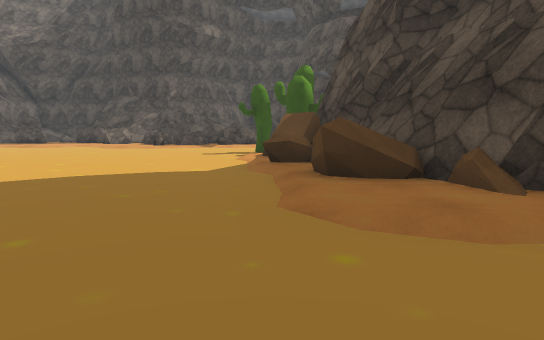
[1] (above)

24 first-person views from a walk through a 3-D level made in the Unity game engine. The camera is 1.2 m above the floor, tilts 6° down and sees 75° across. The floor is counted in squares, 2 m on a side. Each view is taken from the middle of a square. On the plan, view 1 faces up. The plan holds only what a view shows up to about 10 squares ahead; the rest is blank. The place goes on beyond the plan. The player character is not drawn. Some animated figures are left out. Some surface patterns are stand-ins.

[2]
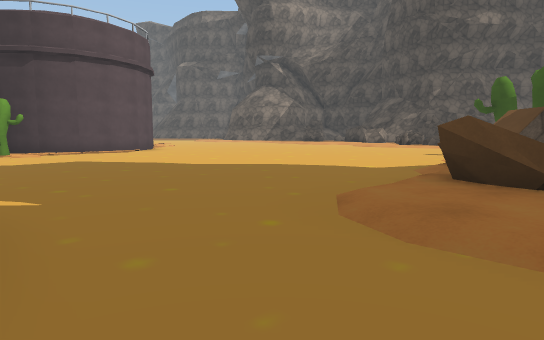

[3]
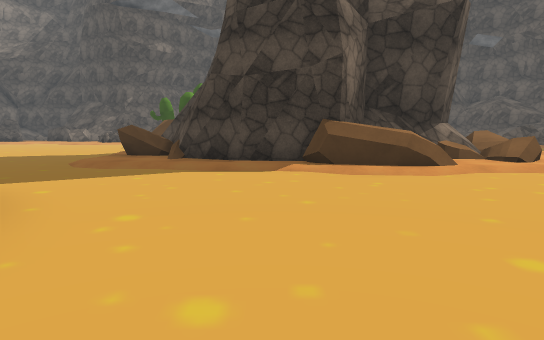

[4]
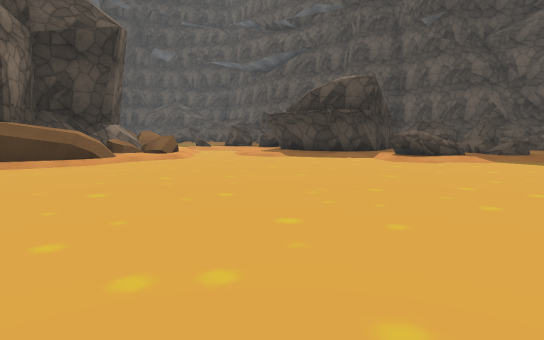

[5]
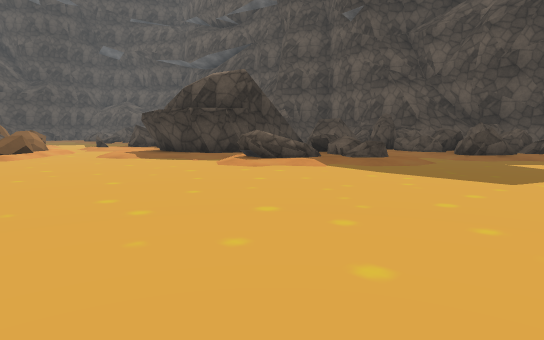

[6]
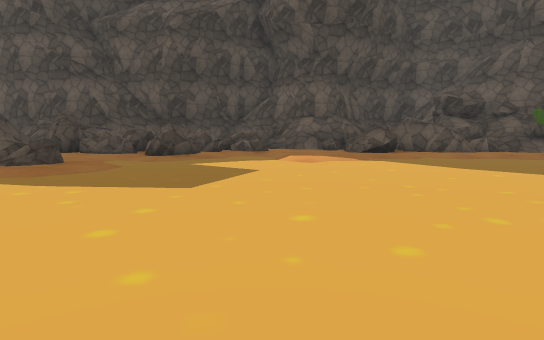

[7]
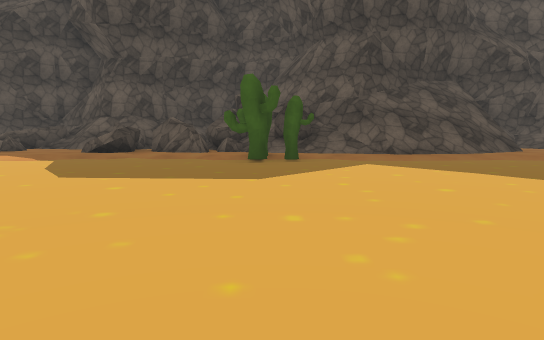

[8]
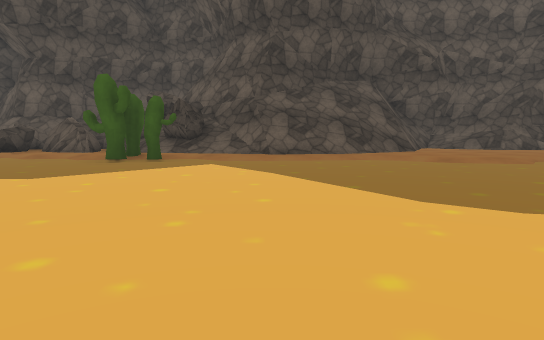

[9]
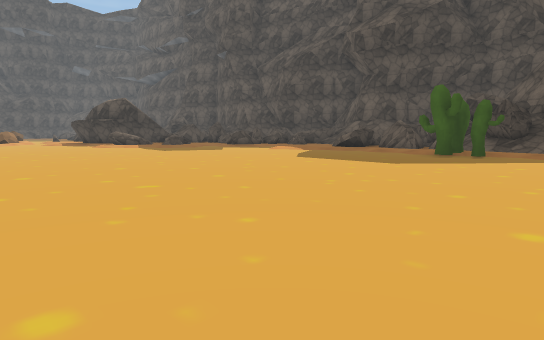

[10]
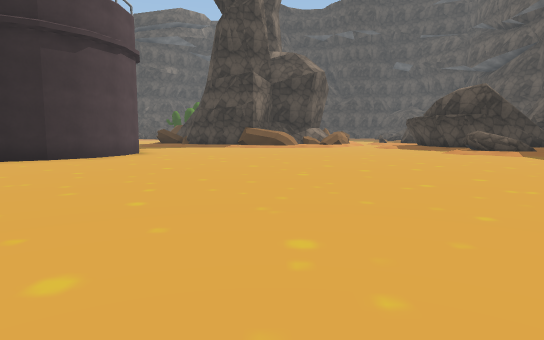

[11]
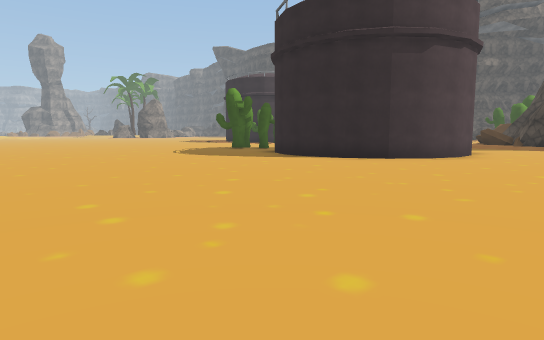

[12]
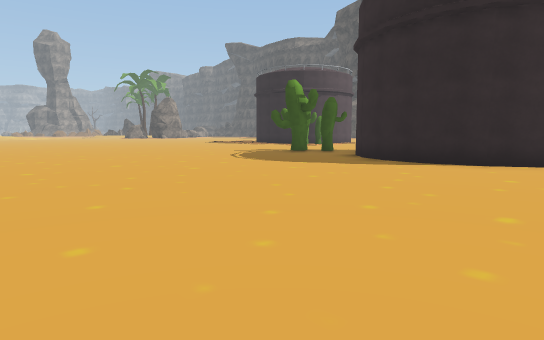

[13]
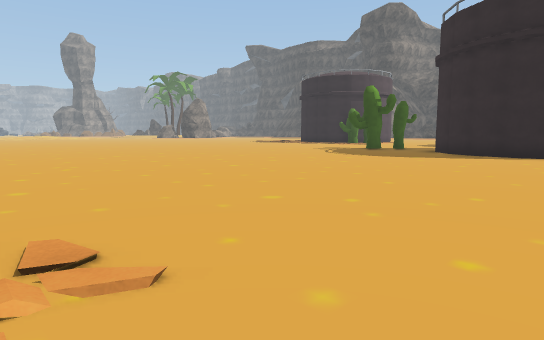

[14]
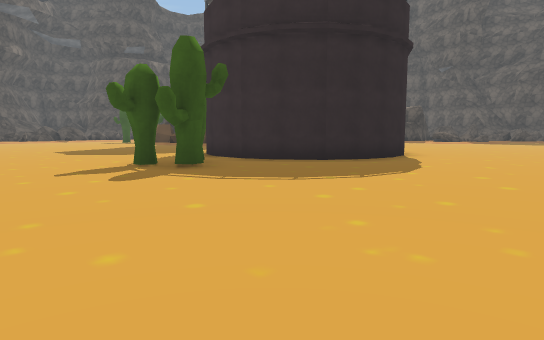

[15]
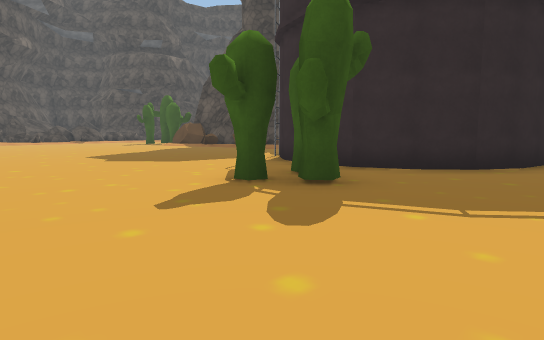

[16]
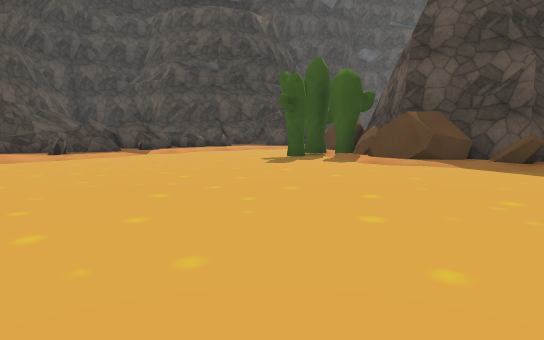

[17]
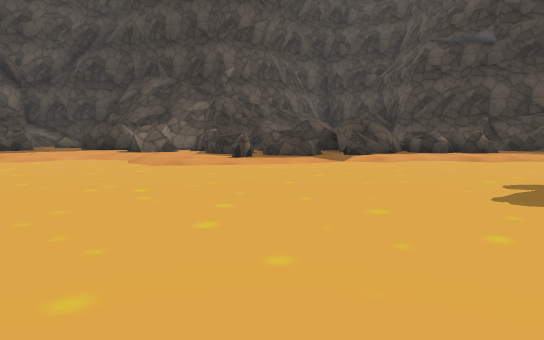

[18]
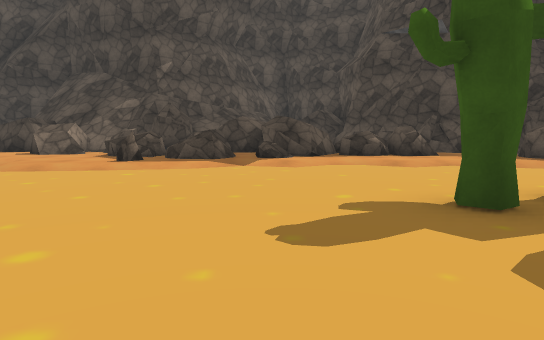

[19]
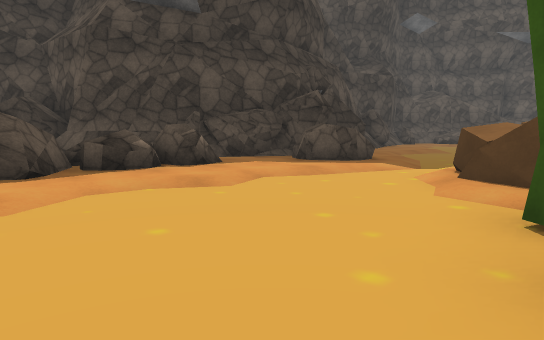

[20]
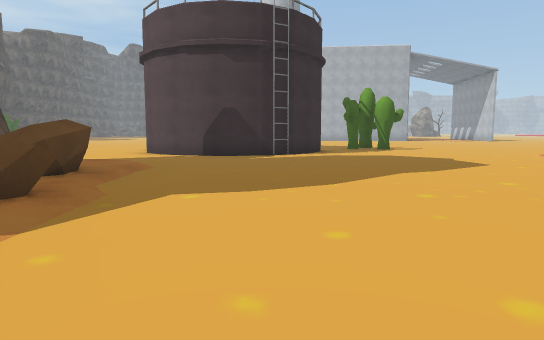

[21]
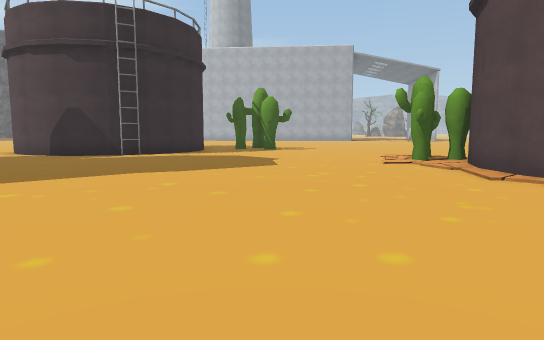

[22]
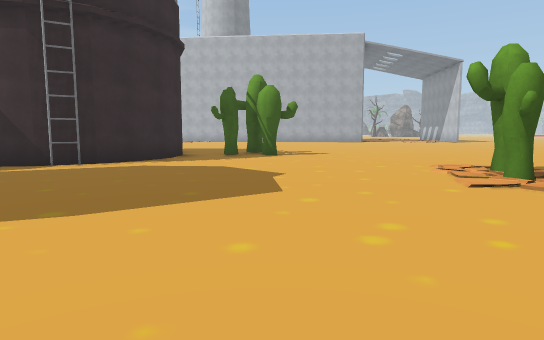

[23]
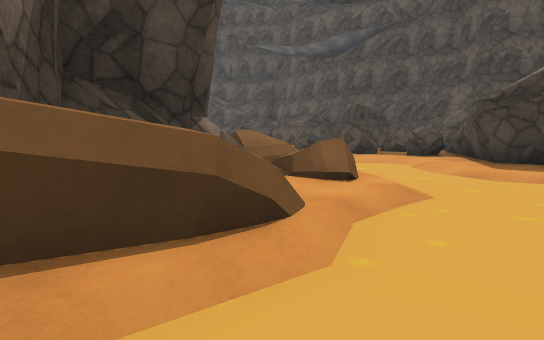

[24]
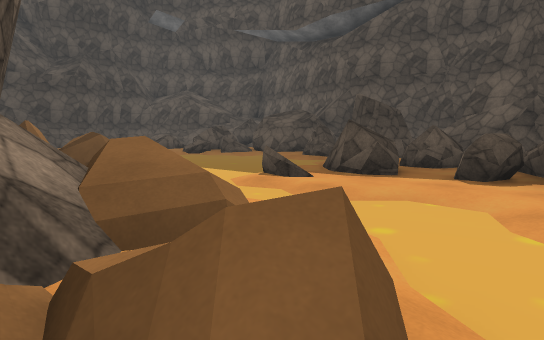

### Floor plan
Key: @ floor where view 1 was taken; # wall or solid block; x gap in a wall; . main floor; : floor 0.25 m higher than the main floor; + floor 1 m higher than the main floor; / step, stairs or slope; = window, fence, low wall or low ledge; ^ raised ledge; O other object.
Columns run from 9 left of view 1 to 18 right of it. Each row starts with its distance up from view 1.
 19          ##
 18 ##+#####  ###
 17 :#x# =###=^=####
 16 ::::=#=#==^/:###:
 15 ://:==#:::::/#:/..
 14 ...::/....../:/...
 13 ............//.
 12  ..........#
 11   ........##
 10   ........##          ..
  9   .......##       #= ....
  8   .......##        = .../#
  7  ........:#         .....##
  6 .........=##        .=/  #
  5 ........./^#     ##=.##=#
  4 ........./^#   ####:/:::#
  3 ........./:#####=#=/.:###
  2 O.........//::#^^//./##
  1 O.............//....:#
  0 .........@........../#
 -1 ......#####..........####
 -2 ......#   ##.........x:==##
 -3 ......#    #.........=x==:##
 -4 ...##.#   ##.........//=::=#
 -5 ......#####.........../:.=/x
 -6 ........##...............=//
 -7 ........................../=
 -8 ........................../=
 -9 .........................:/:
-10 .........................//#
-11 ........................./=#
-12 ..........................:#
-13 ..........................=^
-14 ...........    ..........#:=
-15 ...........    ..........#/#
-16       .....    ..........//#
-17                ..........//=
-18                ..........://
-19                   .......///
-20                    ......///
-21                     .....://
-22                       ../::=
-23                        ./:::

Where each view was taken, in squares from view 1:
view 1: 0 up, 0 right, facing up
view 2: 0 up, 2 right, facing up-left
view 3: 4 down, 4 right, facing up
view 4: 6 down, 4 right, facing up-right
view 5: 8 down, 7 right, facing up-right
view 6: 8 down, 8 right, facing right
view 7: 15 down, 8 right, facing right
view 8: 18 down, 8 right, facing right
view 9: 18 down, 6 right, facing up-right
view 10: 13 down, 6 right, facing up
view 11: 13 down, 5 right, facing up-left
view 12: 13 down, 2 right, facing up-left
view 13: 16 down, 1 right, facing up-left
view 14: 10 down, 9 left, facing up-right
view 15: 7 down, 9 left, facing up-right
view 16: 5 up, 7 left, facing up-right
view 17: 7 up, 4 left, facing up
view 18: 8 up, 2 left, facing up
view 19: 11 up, 2 left, facing up-right
view 20: 9 up, 2 left, facing down
view 21: 9 up, 6 left, facing down
view 22: 6 up, 6 left, facing down
view 23: 0 up, 5 right, facing up-right
view 24: 2 up, 8 right, facing up-right
